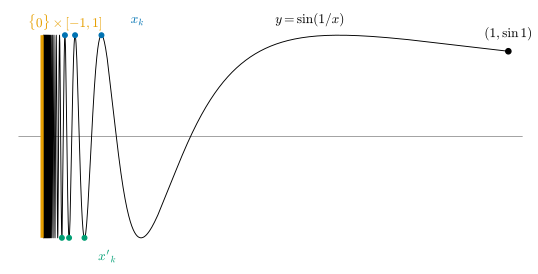

Write Python code to recreate this figure.
"""그림 3.7.2: 위상수학자의 사인 곡선 (3.7절, 비예 3.7.11).

T = {(x, sin(1/x)) : 0 < x <= 1} ∪ ({0} × [-1, 1]). 그래프 부분 A(검정)의 폐포가 T이므로 T는 연결이지만,
세로 선분(주황)의 점과 그래프의 점을 잇는 경로는 없다. x_k = 1/(π/2 + 2πk)에서 sin(1/x_k) = 1,
x'_k = 1/(3π/2 + 2πk)에서 -1이다(k = 1, 2, 3 표시).

실행: 프로젝트 루트에서 ``PYTHONPATH=tools python3 chapters/03-topology-basics/figures/fig-3-7-2-sine-curve.py``
"""

import dgfig

dgfig.setup()

import matplotlib.pyplot as plt
import numpy as np

C = dgfig.COLORS
LW = dgfig.LW

# 1/x를 균등하게 나눠 진동이 빠른 곳에서도 표본이 충분하도록 한다
s = np.linspace(1.0, 400.0, 200001)
x = 1.0 / s
y = np.sin(s)
# 자기검사: 표본점은 그래프 위에 있고, 표시한 점의 값이 ±1
xk = np.array([1 / (np.pi / 2 + 2 * np.pi * k) for k in (1, 2, 3)])
xk2 = np.array([1 / (3 * np.pi / 2 + 2 * np.pi * k) for k in (1, 2, 3)])
assert np.allclose(np.sin(1 / xk), 1) and np.allclose(np.sin(1 / xk2), -1)
# 폐포: 세로 선분의 각 점 (0, y0)에 그래프의 점이 얼마든지 가까이 있다 (y0 = 0.3, 거리 < 1e-3)
y0 = 0.3
cand = [1 / (np.arcsin(y0) + 2 * np.pi * k) for k in range(200, 205)]
assert all(abs(np.sin(1 / c) - y0) < 1e-9 and c < 1e-3 for c in cand)

fig, ax = plt.subplots(figsize=(5.6, 2.8))
ax.set_xlim(-0.08, 1.05); ax.set_ylim(-1.3, 1.3)
ax.set_axis_off()
ax.plot([-0.05, 1.03], [0, 0], color=C["aux"], lw=0.5, zorder=0)
ax.plot(x, y, color=C["main"], lw=0.7, zorder=2)
ax.plot([0, 0], [-1, 1], color=C["accent"], lw=2.4, solid_capstyle="butt", zorder=3)
ax.plot(xk, np.ones(3), "o", ms=3.5, color=C["tangent"], zorder=4)
ax.plot(xk2, -np.ones(3), "o", ms=3.5, color=C["third"], zorder=4)
ax.plot(1.0, np.sin(1.0), "o", ms=4, color=C["main"], zorder=5)
ax.text(1.0, np.sin(1.0) + 0.14, r"$(1, \sin 1)$", fontsize=10, ha="center")
ax.text(-0.03, 1.08, r"$\{0\} \times [-1, 1]$", fontsize=10, color=C["accent"])
ax.text(0.5, 1.12, r"$y = \sin(1/x)$", fontsize=10)
ax.text(0.19, 1.12, r"$x_k$", fontsize=10, color=C["tangent"])
ax.text(0.12, -1.22, r"$x'_k$", fontsize=10, color=C["third"])

fig.subplots_adjust(left=0.01, right=0.99, top=0.99, bottom=0.01)
dgfig.save(fig, __file__)
